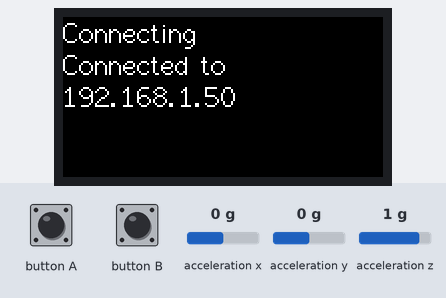
Bench run of a sketch on a simulated ESP32. Parts: 160×80 colour display. Inputs (shaded band) come from the test bench; at power-on: acceleration x 0 g, acceleration y 0 g, acceleration z 1 g. WiFi joins after 1.5 s; servers stay silent unless stated; uploads are accepted with an empty reply; the local clock reads 2024-03-15 10:24:30 at power-on unless the sketch sets it; what the sketch prints to the serial monitor is not drawn.

Above: at 3.3 s.
3.4 s: button A pressed for 0.15 s
At 3.9 s:
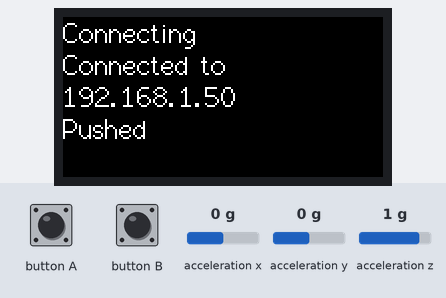
Timing chart, 0 to 6.4 s (numbered marks = the images above; inputs shaded):
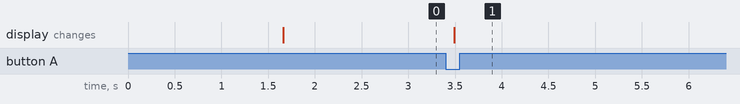

The sketch:

TinyWebDB-M5StickC.ino
```cpp
// (licence header left out)
#include <ArduinoJson.h>
#include <Arduino.h>
#include <time.h>
#define JST     3600*9

#include <M5StickC.h>
#include <WiFi.h>
#include <WiFiMulti.h>
#include <HTTPClient.h>

#define WIFI_SSID "uislab003" // ①
#define WIFI_PASSWORD "nihao12345"

WiFiMulti WiFiMulti;
int count = 1;  // ③

#define USE_SERIAL Serial

WiFiClient client;

const char* resource = "http://sensor.db.uc4.net/"; // http resource
const unsigned long BAUD_RATE = 9600;      // serial connection speed
const unsigned long HTTP_TIMEOUT = 10000;  // max respone time from server
const size_t MAX_CONTENT_SIZE = 512;       // max size of the HTTP response

HTTPClient http;

float accX = 0.0F;
float accY = 0.0F;
float accZ = 0.0F;

void setup() {

  USE_SERIAL.begin(115200);

  M5.begin();
  M5.IMU.Init();
  M5.Lcd.setRotation(3);
  M5.Lcd.setCursor(0, 0, 2);
  WiFiMulti.addAP(WIFI_SSID,WIFI_PASSWORD);
  M5.Lcd.print("Connecting");
  while(WiFiMulti.run() != WL_CONNECTED) {
    M5.Lcd.print(".");
    delay(1000);
  }
  M5.Lcd.println("");
  M5.Lcd.println("Connected to");
  M5.Lcd.println(WiFi.localIP());

  USE_SERIAL.print("Connected to ");
  USE_SERIAL.println(WiFi.localIP());

  delay(500);

  // configTime( JST, 0, "ntp.nict.jp", "ntp.jst.mfeed.ad.jp"); // esp8266/arduino ver 2.6.3まで有効
  configTzTime("JST-9", "ntp.nict.jp", "ntp.jst.mfeed.ad.jp");   // 2.7.0以降, esp32コンパチ
  while (1500000000 > time(nullptr)) {
    delay(10);   // waiting time settle
  };

}


void loop() {
  M5.update();  // ⑤
  if (M5.BtnA.wasPressed() ) {  // ⑥
    M5.Lcd.println("Pushed");
    sensor_TinyWebDB();
    count ++;  // ⑧
  }

  delay(100);
}

void sensor_TinyWebDB() {
    int httpCode;
    char  tag[32];
    char  value[256];

    // read values from the sensor
    M5.IMU.getAccelData(&accX,&accY,&accZ);

    const size_t bufferSize = JSON_ARRAY_SIZE(7) + JSON_OBJECT_SIZE(7);
    DynamicJsonBuffer jsonBuffer(bufferSize);

    JsonObject& root = jsonBuffer.createObject();
    root["Ver"] = "1.0.0";
    root["sensor"] = "IMU";
    root["localIP"] = WiFi.localIP().toString();
    root["temperature"] = String(accX);
    root["pressure_hpa"] = String("On");
    root["battery_Vcc"] = String(M5.Axp.GetBatVoltage());

    time_t now = time(nullptr);
    root["localTime"] = String(now + JST);  // configTzTime not work

    root.printTo(value);

    uint64_t chipid=ESP.getEfuseMac();   //The chip ID is essentially its MAC address(length: 6 bytes).
    USE_SERIAL.printf("[TinyWebDB] %sn", value);
    USE_SERIAL.printf("ESP32 Chip id = %06X\n", (uint16_t)(chipid >> 32));
    sprintf(tag, "Switch-%06x", (uint16_t)(chipid >> 32));
    httpCode = TinyWebDBStoreValue(tag, value);
    // httpCode will be negative on error
    if(httpCode > 0) {
        // HTTP header has been send and Server response header has been handled
        USE_SERIAL.printf("[HTTP] POST... code: %d\n", httpCode);

        if(httpCode == HTTP_CODE_OK) {
            TinyWebDBValueStored();
        }
    } else {
        USE_SERIAL.printf("[HTTP] GET... failed, error: %s\n", http.errorToString(httpCode).c_str());
        TinyWebDBWebServiceError(http.errorToString(httpCode).c_str());
    }

    http.end();

    delay(10000);
}

void get_TinyWebDB(const char* tag0) {
    int httpCode;
    char  tag[32];
    char  value[128];

    httpCode = TinyWebDBGetValue(tag0);

    // httpCode will be negative on error
    if(httpCode > 0) {
        // HTTP header has been send and Server response header has been handled
        USE_SERIAL.printf("[HTTP] GET... code: %d\n", httpCode);

        if(httpCode == HTTP_CODE_OK) {
            String payload = http.getString();
            const char * msg = payload.c_str();
            USE_SERIAL.println(payload);
            if (TinyWebDBreadReponseContent(tag, value, msg)){
                TinyWebDBGotValue(tag, value);
            }
        }
    } else {
        USE_SERIAL.printf("[HTTP] POST... failed, error: %s\n", http.errorToString(httpCode).c_str());
        TinyWebDBWebServiceError(http.errorToString(httpCode).c_str());
    }

    http.end();

    delay(10000);
}

int TinyWebDBWebServiceError(const char* message)
{
}

// ----------------------------------------------------------------------------------------
// Wp TinyWebDB API
// Action        URL                      Post Parameters  Response
// Get Value     {ServiceURL}/getvalue    tag              JSON: ["VALUE","{tag}", {value}]
// ----------------------------------------------------------------------------------------
int TinyWebDBGetValue(const char* tag)
{
    char url[64];

    sprintf(url, "%s%s?tag=%s", resource, "getvalue/", tag);

    USE_SERIAL.printf("[HTTP] %s\n", url);
    // configure targed server and url
    http.begin(url);

    USE_SERIAL.print("[HTTP] GET...\n");
    // start connection and send HTTP header
    int httpCode = http.GET();

    return httpCode;
}

int TinyWebDBGotValue(const char* tag, const char* value)
{
    USE_SERIAL.printf("[TinyWebDB] %s\n", tag);
    USE_SERIAL.printf("[TinyWebDB] %s\n", value);

    return 0;
}

// ----------------------------------------------------------------------------------------
// Wp TinyWebDB API
// Action        URL                      Post Parameters  Response
// Store A Value {ServiceURL}/storeavalue tag,value        JSON: ["STORED", "{tag}", {value}]
// ----------------------------------------------------------------------------------------
int TinyWebDBStoreValue(const char* tag, const char* value)
{
    char url[64];

    sprintf(url, "%s%s", resource, "storeavalue");
    USE_SERIAL.printf("[HTTP] %s\n", url);

    // POST パラメータ作る
    char params[256];
    sprintf(params, "tag=%s&value=%s", tag, value);
    USE_SERIAL.printf("[HTTP] POST %s\n", params);

    // configure targed server and url
    http.begin(url);

    // start connection and send HTTP header
    http.addHeader("Content-Type", "application/x-www-form-urlencoded");
    int httpCode = http.POST(params);
    String payload = http.getString();                  //Get the response payload
    Serial.println(payload);    //Print request response payload

    http.end();
    return httpCode;
}

int TinyWebDBValueStored()
{

    return 0;
}


// Parse the JSON from the input string and extract the interesting values
// Here is the JSON we need to parse
// [
//   "VALUE",
//   "LED1",
//   "on",
// ]
bool TinyWebDBreadReponseContent(char* tag, char* value, const char* payload) {
  // Compute optimal size of the JSON buffer according to what we need to parse.
  // See https://bblanchon.github.io/ArduinoJson/assistant/
  const size_t BUFFER_SIZE =
      JSON_OBJECT_SIZE(3)    // the root object has 3 elements
      + MAX_CONTENT_SIZE;    // additional space for strings

  // Allocate a temporary memory pool
  DynamicJsonBuffer jsonBuffer(BUFFER_SIZE);

  // JsonObject& root = jsonBuffer.parseObject(payload);
  JsonArray& root = jsonBuffer.parseArray(payload);
  JsonArray& root_ = root;

  if (!root.success()) {
    Serial.println("JSON parsing failed!");
    return false;
  }

  // Here were copy the strings we're interested in
  strcpy(tag, root_[1]);   // "led1"
  strcpy(value, root_[2]); // "on"

  return true;
}


// Pause for a 1 minute
void wait() {
  Serial.println("Wait 60 seconds");
  delay(60000);
}
```

Measured:
- after the input at 3.4 s, the display: changes after 0.09 s (image 1)
